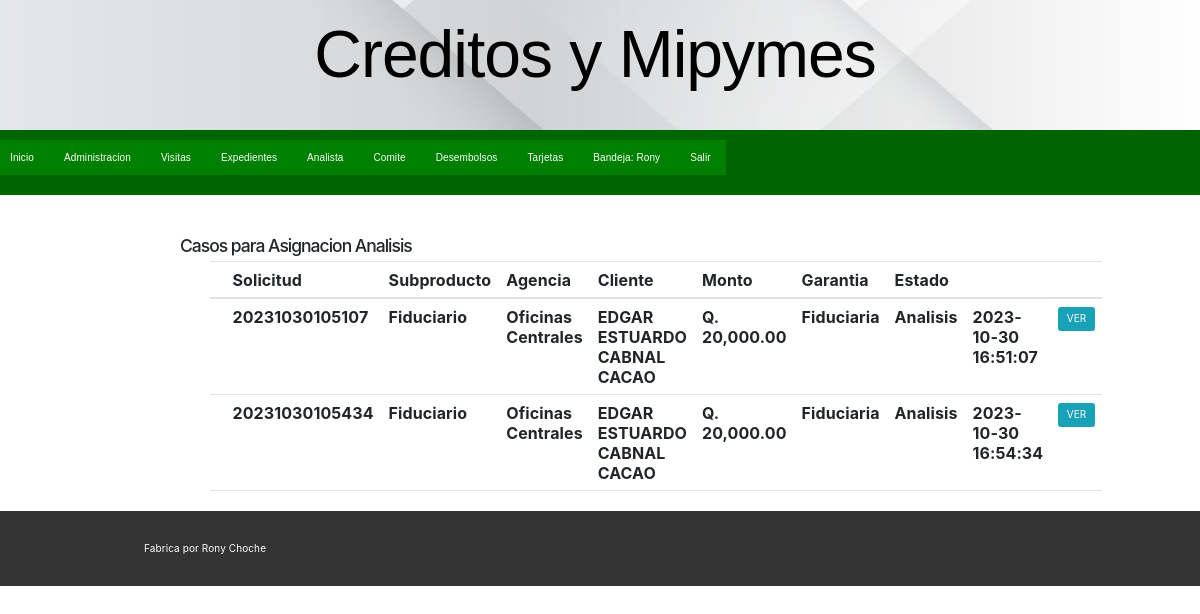
Page /bandejaanalista.php (signed in) on the committed database.
### tables this page shows
CREATE TABLE `solicitudes` (
  `id_solicitud` int(11) NOT NULL,
  `solicitud` varchar(20) NOT NULL,
  `fechahora` timestamp NULL DEFAULT current_timestamp(),
  `garntia` varchar(20) NOT NULL,
  `id_sector` int(3) NOT NULL,
  `sector` varchar(30) NOT NULL,
  `id_supervisor` int(3) NOT NULL,
  `supervisor` varchar(50) NOT NULL,
  `id_agencia` int(3) NOT NULL,
  `agencia` varchar(30) NOT NULL,
  `subproducto` varchar(30) NOT NULL,
  `ncliente` varchar(90) NOT NULL,
  `dpicliente` varchar(20) NOT NULL,
  `dpiletras` varchar(150) NOT NULL,
  `fnac` date NOT NULL,
  `edad` int(3) NOT NULL,
  `direccion` varchar(500) NOT NULL,
  `municipio` varchar(50) NOT NULL,
  `departamento` varchar(40) NOT NULL,
  `genero` varchar(10) NOT NULL,
  `ecivil` varchar(15) NOT NULL,
  `nacionalidad` varchar(30) NOT NULL,
  `profesion` varchar(80) NOT NULL,
  `ltrabajo` varchar(80) NOT NULL,
  `fingreso` date NOT NULL,
  `tiempolaboral` decimal(6,0) NOT NULL,
  `puesto` varchar(80) NOT NULL,
  `ingresos` decimal(20,2) NOT NULL,
  `montosolicitado` decimal(20,2) NOT NULL,
  `plazomeses` int(3) NOT NULL,
  `tasa` decimal(10,2) NOT NULL,
  `cuota` decimal(20,2) NOT NULL,
  `prospeccion` decimal(5,2) NOT NULL,
  `Comentarios` varchar(5000) NOT NULL,
  `estado` varchar(50) NOT NULL,
  `testigo` varchar(100) NOT NULL,
  `dpitestigo` varchar(20) NOT NULL,
  `dpitestigoletras` varchar(150) NOT NULL,
  `usatestigo` tinyint(1) NOT NULL,
  `ugarantia` tinyint(1) NOT NULL,
  `codgarantia` int(2) NOT NULL,
  `tgarantia` varchar(50) NOT NULL,
  `nomgarantia` varchar(70) NOT NULL,
  `fnacgarantia` date NOT NULL,
  `edadgarantia` int(3) NOT NULL,
  `direcciongarantia` varchar(150) NOT NULL,
  `municipio1` varchar(50) NOT NULL,
  `departamento1` varchar(50) NOT NULL,
  `generogarantia` varchar(20) NOT NULL,
  `ecivilgarantia` varchar(20) NOT NULL,
  `nacionalidadgarantia` varchar(50) NOT NULL,
  `profesiongarantia` varchar(80) NOT NULL,
  `trabajogarantia` varchar(150) NOT NULL,
  `finiciogarantia` date NOT NULL,
  `tlabgarantia` int(3) NOT NULL,
  `puestogarantia` varchar(80) NOT NULL,
  `ingresosgarantia1` decimal(20,2) NOT NULL,
  `dpigarantia` varchar(20) NOT NULL,
  `dpiletrasgarantia` varchar(150) NOT NULL,
  `usatestigo1` tinyint(1) NOT NULL,
  `testigo1` varchar(80) NOT NULL,
  `dpitestigo1` varchar(20) NOT NULL,
  `dpitestigoletras1` varchar(150) NOT NULL,
  `analista` varchar(20) NOT NULL,
  `fechapago` int(2) NOT NULL,
  `destino` varchar(80) NOT NULL,
  `acta` int(6) NOT NULL,
  `fechacomite` timestamp NOT NULL DEFAULT current_timestamp(),
  `punto` varchar(10) NOT NULL,
  `inciso` varchar(5) NOT NULL,
  `usuarioingreso` varchar(20) NOT NULL,
  `correoingreso` varchar(100) NOT NULL,
  `correosupervisor` varchar(100) NOT NULL,
  `correoanalista` varchar(100) NOT NULL,
  `fechaanalisis` timestamp(6) NOT NULL DEFAULT '0000-00-00 00:00:00.000000',
  `promotor` varchar(40) NOT NULL
);

### src/bandejaanalista.php (the view, shortened to what this page needs)
 <?php require( 'templates/header.php' ); ?>
 <?php require( 'init.php' ); ?>
<!DOCTYPE html>
<html lang="en">
    <head>
        <link href="assets/bootstrap.min.css" rel="stylesheet">
        <link href="assets/bootstrap.min.css" rel="stylesheet">
    </head>
    <body >
      <h3>Casos para Asignacion Analisis</h3>
            <div class="container mt-">
                        <div class="col-md-8">
                            <table class="table" >
                                <thead class="" >
                                    <tr>
                                        <th></th>
                                        <th>Solicitud</th>
                                        <th>Subproducto</th>
                                        <th>Agencia</th>
                                        <th>Cliente</th>
                                        <th>Monto</th>
                                        <th>Garantia</th>
                                        <th>Estado</th>
                                        <th></th>
                                        <th></th>
                                    </tr>
                                </thead>
                                <tbody>
                                        <?php
                                        $usua=$_SESSION['username'];
                                        $con=$app_db;
                                        $sql = "SELECT * FROM solicitudes WHERE estado IN ('Analisis', 'Analizando', 'Pendiente') AND analista = '$usua'";
                                        $query = mysqli_query($con, $sql);
                                        while ($row = mysqli_fetch_array($query)) {
                                        ?>
                                            <tr>
                                                <th></th>
                                                <th><?php  echo $row['solicitud']?></th>
                                                <th><?php  echo $row['subproducto']?></th>
                                                <th><?php  echo $row['agencia']?></th>
                                                <th><?php  echo $row['ncliente']?></th>
                                                <th><?php  echo "Q. ".$formateado = number_format($row['montosolicitado'], 2, '.', ','); ?></th>
                                                <th><?php  echo $row['garntia']?></th>
                                                <th><?php  echo $row['estado']?></th>
                                                <th><?php  echo $row['fechahora']?></th>
                                                <th><a href="expanalisis.php?expediente= <?php echo $row['solicitud'] ?>"  class="btn btn-info">VER</a></th>
                                            </tr>
                                        <?php
                                            }
                                        ?>
                                </tbody>
                            </table>
                        </div>
                    </div>
            </div>
    </body>
</html>
<?php require( 'templates/footer.php' );?>

### src/assets/style.css (style rules this page uses)
*, *:after, *:before { box-sizing: inherit; }
html { box-sizing: border-box; font-size: 62.5%; }
body { color: #000000; font-family: 'Roboto', 'Helvetica Neue', 'Helvetica', 'Arial', sans-serif; font-size: 1.6em; font-weight: 300; letter-spacing: .01em; line-height: 1.6; margin:0; }
.container { margin: 0 auto; max-width: 112.0rem; padding: 0 2.0rem; position: relative; width: 100%; }
a { color: #9b4dca; text-decoration: none; }
blockquote, dl, figure, form, ol, p, pre, table, ul { margin-bottom: 2.5rem; }
table { border-spacing: 0; width: 100%; }
td, th { border-bottom: 0.1rem solid #e1e1e1; padding: 1.2rem 1.5rem; text-align: left; }
td:first-child, th:first-child { padding-left: 0; }
td:last-child, th:last-child { padding-right: 0; }
h1, h2, h3, h4, h5, h6 { font-weight: 300; letter-spacing: -.1rem; margin-bottom: 2.0rem; margin-top: 0; }
h3 { font-size: 2.8rem; line-height: 1.3; }

### src/templates/header.php (style rules this page uses)
* { padding: 0px; margin:0px; }

### rows in the picture
solicitudes: solicitud "20231030105107", subproducto "Fiduciario", agencia "Oficinas Centrales", ncliente "EDGAR ESTUARDO CABNAL CACAO", montosolicitado "20,000.00", garntia "Fiduciaria", estado "Analisis", fechahora "2023-10-30 16:51:07"
solicitudes: solicitud "20231030105434", subproducto "Fiduciario", agencia "Oficinas Centrales", ncliente "EDGAR ESTUARDO CABNAL CACAO", montosolicitado "20,000.00", garntia "Fiduciaria", estado "Analisis", fechahora "2023-10-30 16:54:34"

### other values in the picture
$_SESSION	['username'] "Rony"
